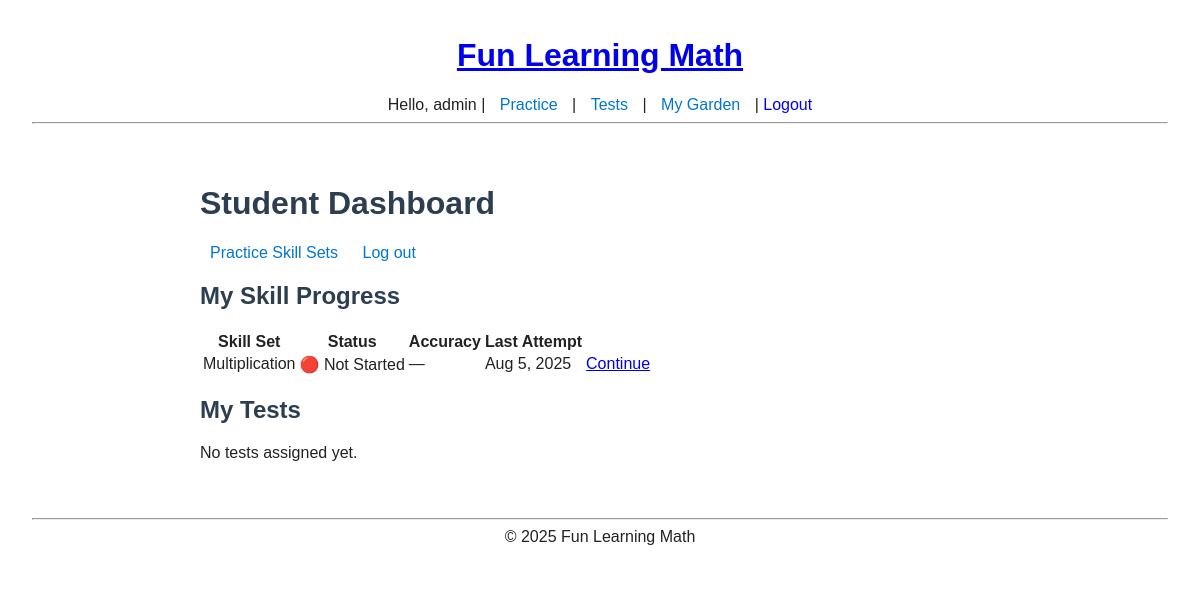
The app's page /portal/student/ (signed in) with its own data.
### core/models.py (models this page shows)
class User(AbstractUser):
    ROLE_CHOICES = [
        ("student", "Student"),
        ("teacher", "Teacher"),
        ("parent",  "Parent"),
        ("admin",   "Admin"),
    ]
    role = models.CharField(max_length=10, choices=ROLE_CHOICES, default="student")
    grade = models.PositiveSmallIntegerField(null=True, blank=True)

### practice/models.py (models this page shows, shortened)
class UserSkillProgress(models.Model):
    user = models.ForeignKey(settings.AUTH_USER_MODEL, on_delete=models.CASCADE)
    skill_set = models.ForeignKey(SkillSet, on_delete=models.CASCADE)
    is_mastered = models.BooleanField(default=False)
    updated_at = models.DateTimeField(auto_now=True)
    class Meta:
        unique_together = ("user", "skill_set")

class SkillSet(models.Model):
    title = models.CharField(max_length=100)
    description = models.TextField(blank=True)
    related_standards = models.ManyToManyField(Standard, blank=True)

### portals/views.py (the view)
# urls.py: path("student/", views.student_dashboard, name="student"),
@role_required('student')
def student_dashboard(request):
    progress = UserSkillProgress.objects.filter(user=request.user).select_related("skill_set")
    tests = UserTest.objects.filter(user=request.user).select_related("test")
    return render(request, "portals/student_dashboard.html", {"progress": progress, "tests": tests})

### portals/templates/portals/student_dashboard.html
{% extends "base.html" %}
{% block content %}
<h1 class="mb-3">Student Dashboard</h1>
<nav class="mb-4">
  <a href="{% url 'practice:skillset_list' %}" class="btn btn-primary">Practice Skill Sets</a>
  {% if user and user.is_authenticated %}
    <a href="{% url 'logout' %}" class="btn btn-outline-secondary">Log out</a>
  {% endif %}
</nav>
<section class="mb-5">
  <h2>My Skill Progress</h2>
  {% if progress %}
    <div class="table-responsive">
      <table class="table table-striped align-middle">
        <thead>
          <tr>
            <th>Skill Set</th>
            <th>Status</th>
            <th>Accuracy</th>
            <th>Last Attempt</th>
            <th></th>
          </tr>
        </thead>
        <tbody>
          {% for p in progress %}
            <tr>
              <td>{{ p.skill_set.title }}</td>
              <td>
                {% if p.mastered %}✅ Mastered
                {% elif p.in_progress %}🟡 In Progress
                {% else %}🔴 Not Started
                {% endif %}
              </td>
              <td>{{ p.accuracy|default:"—" }}{% if p.accuracy %}%{% endif %}</td>
              <td>{{ p.updated_at|date:"M j, Y" }}</td>
              <td>
                <a href="{% url 'practice:skillset_start' p.skill_set.id %}" class="btn btn-sm btn-primary">
                  Continue
                </a>
              </td>
            </tr>
          {% endfor %}
        </tbody>
      </table>
    </div>
  {% else %}
    <p class="text-muted">No progress yet — start with your first Skill Set!</p>
  {% endif %}
</section>
<section class="mb-5">
  <h2>My Tests</h2>
  {% if tests %}
    <div class="row g-3">
      {% for t in tests %}
        {% with test_obj=t.test|default:t %}
          <div class="col-12 col-md-6 col-lg-4">
            <div class="card h-100">
              <div class="card-body">
                <h5 class="card-title">{{ test_obj.title }}</h5>
                <p class="card-text">
                  {% if t.status %}
                    Status: <strong>{{ t.status }}</strong>
                  {% elif t.unlocked is not None %}
                    Status: <strong>{% if t.unlocked %}Unlocked{% else %}Locked{% endif %}</strong>
                  {% else %}
                    Status: <strong>—</strong>
                  {% endif %}
                  <br>
                  {% if t.score %}Last Score: {{ t.score }}%{% endif %}
                </p>
                {% if t.status == "locked" or t.unlocked == False %}
                  <button class="btn btn-secondary" disabled>Locked</button>
                {% else %}
                  <a href="{% url 'assessments:test_start' test_obj.id %}" class="btn btn-primary">Start / Continue</a>
                {% endif %}
              </div>
            </div>
          </div>
        {% endwith %}
      {% endfor %}
    </div>
  {% else %}
    <p class="text-muted">No tests assigned yet.</p>
  {% endif %}
</section>
{% endblock %}

### templates/base.html (shortened to what this page needs)
{% load static %}
<!DOCTYPE html>
<html lang="en">
<head>
  <link rel="stylesheet" href="{% static 'style.css' %}">
</head>
<body>
  <header>
    <h1><a href="/">Fun Learning Math </a></h1>
    <nav>
      {% if user.is_authenticated %}
        Hello, {{ user.username }} |
        <a href="{% url 'practice:skillset_list' %}">Practice</a> |
        <a href="{% url 'assessments:list' %}">Tests</a> |
        <a href="{% url 'gamification-page' %}">My Garden</a> |
        <form method="post" action="{% url 'logout' %}" style="display:inline;">
          <button type="submit"
            style="background:none;border:none;color:blue;cursor:pointer;font:inherit;padding:0;margin:0;">
            Logout
          </button>
        </form>
      {% else %}
        <a href="{% url 'login' %}">Log in</a> |
        {% url 'register' as register_url %}
        <a href="{{ register_url|default:'/register/' }}">Register</a>
      {% endif %}
    </nav>
    <hr>
  </header>
  <main>
    {% block content %}{% endblock %}
  </main>
  <footer><hr>&copy; 2025 Fun Learning Math</footer>
</body>
</html>

### static/style.css (style rules this page uses)
body { font-family: Arial, sans-serif; background-color: #fff; color: #222; margin: 0; padding: 0 1rem; }
header, footer { background-color: #fff; padding: 1rem; text-align: center; }
h1, h2, h3 { color: #2c3e50; }
nav a { margin: 0 10px; text-decoration: none; color: #0077cc; }
main { padding: 1rem; max-width: 800px; margin: auto; }
button { margin-top: 1rem; padding: 0.5rem 1rem; background-color: #0077cc; color: white; border: none; border-radius: 4px; cursor: pointer; }

### records on screen
User: username "admin"
UserSkillProgress: skill_set "Multiplication", accuracy "—", updated_at "Aug 5, 2025"
